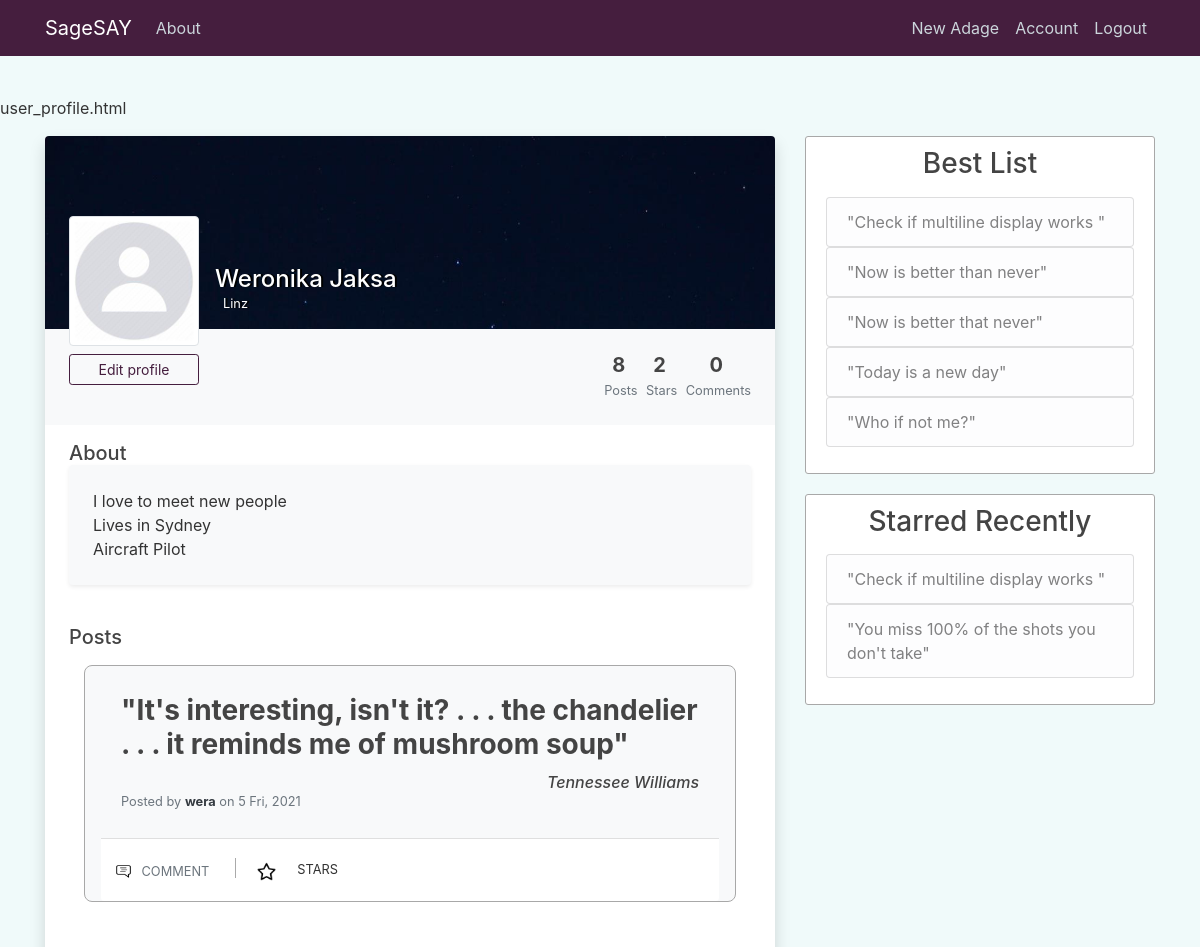
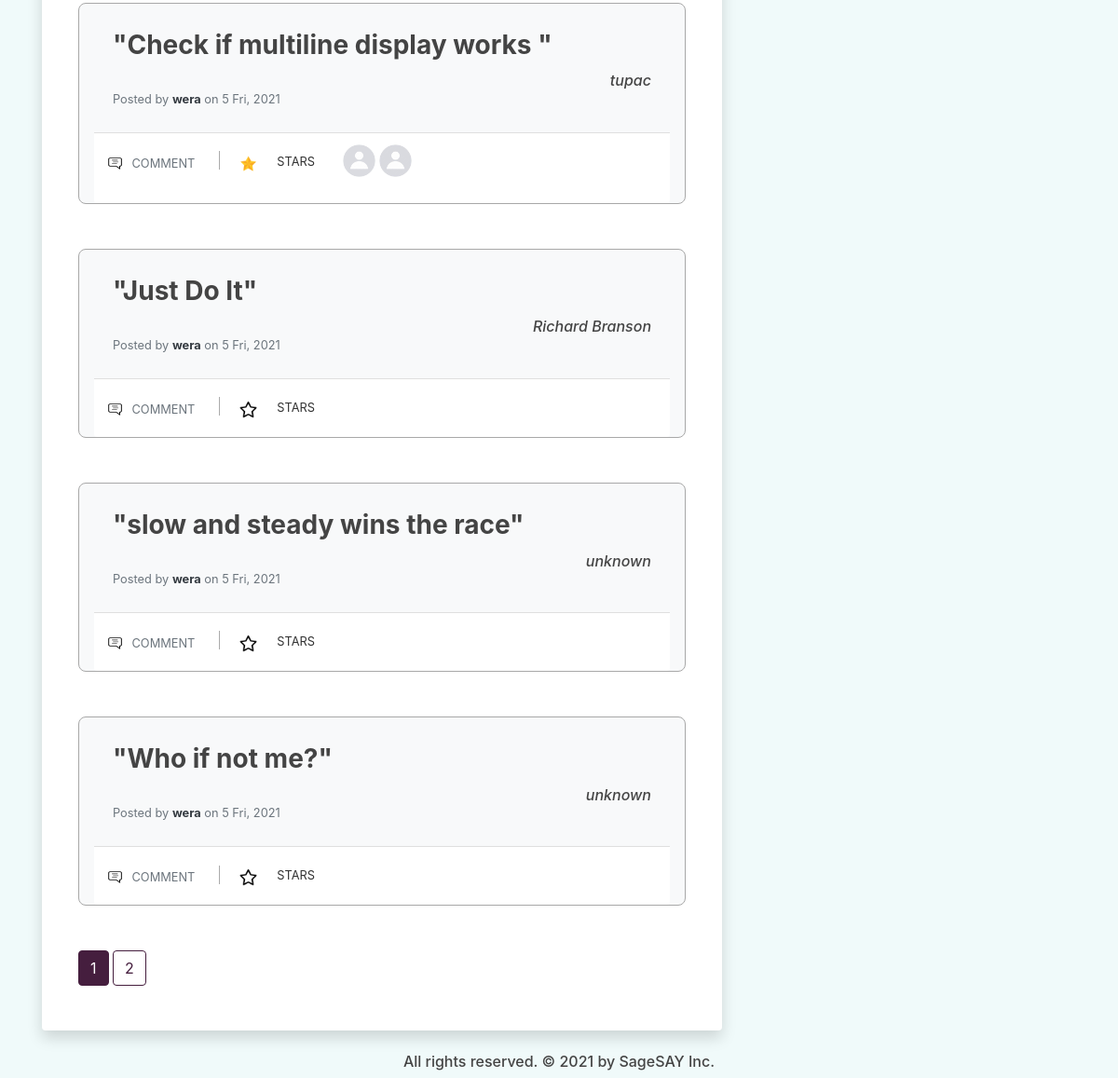
/user/wera (signed in), run on the app's committed database (2 pictures, top to bottom).
### quotes_app/models.py (models this page shows, shortened)
class User(db.Model, UserMixin):
    id = db.Column(db.Integer, primary_key=True)
    username = db.Column(db.String(20), unique=True, nullable=False)
    email = db.Column(db.String(120), unique=True, nullable=False)
    image_file = db.Column(db.String(20), nullable=False, default='default.jpg')
    password = db.Column(db.String(60), nullable=False)
    posts = db.relationship('Post', backref='posted_by', lazy=True)
    comments = db.relationship('Comment', backref='comment_author', lazy=True)
    likes = db.relationship('Like', backref='like_author', lazy=True)
    more_info = db.relationship('MoreInfoUser', backref='info_author', lazy=True)

class MoreInfoUser(db.Model):
    id = db.Column(db.Integer, primary_key=True)
    last_update = db.Column(db.DateTime, nullable=False, default=dt.utcnow)
    background_pic = db.Column(db.String(20), nullable=False, default='profile_bg.jpg')
    full_name = db.Column(db.String(120), nullable=False, default='Adam Smith')
    city = db.Column(db.String(90), nullable=False, default='Sydney')
    about = db.Column(db.Text, nullable=False, default='I love to meet new people<br>Lives in Sydney<br>Aircraft Pilot')
    user_id = db.Column(db.Integer, db.ForeignKey('user.id'), nullable=False)

class Post(db.Model):
    id = db.Column(db.Integer, primary_key=True)
    author = db.Column(db.String(100), nullable=False, default='Anonymous')
    content = db.Column(db.Text, nullable=False)
    date_posted = db.Column(db.DateTime, nullable=False, default=dt.utcnow)
    user_id = db.Column(db.Integer, db.ForeignKey('user.id'), nullable=False)
    comments = db.relationship('Comment', backref='comment_post', lazy=True)
    likes = db.relationship('Like', backref='like_post', lazy=True)

### quotes_app/users/routes.py (the view)
@users.route("/user/<string:username>", methods=['GET', 'POST'])
@login_required
def user_profile(username):
    page = request.args.get('page', 1, type=int)
    post_id = request.args.get('star', type=int)
    user = User.query.filter_by(username=username).first_or_404()
    about_user = MoreInfoUser.query.filter_by(info_author=user).first()
    if post_id:
        update_like_table(current_user, post_id)
    posts, num_posts, num_likes, num_comments = get_posts_num_plc(user)
    posts = posts.paginate(page=page, per_page=5)
    posts_data = prepare_posts_display(posts)
    best_posts = get_best_posts_user(user, 5)
    recent_stars = get_recent_stars_user(user, 5)
    background_image = url_for('static',
        filename='background_pics/' + about_user.background_pic)
    return render_template('user_profile.html', title=username, posts=posts,
        posts_data=posts_data, user=user, about_user=about_user,
        background_image=background_image, num_posts=num_posts,
        num_likes=num_likes, num_comments=num_comments, best_posts=best_posts,
        recent_stars=recent_stars)

### quotes_app/main/utils.py (called while the page is built)
def prepare_posts_display(posts):
    posts_data = []
    for post in posts.items:
        post_info = []
        likes = Like.query.filter_by(like_post=post).limit(8).all()
        for like in likes:
            post_info.append(User.query.get(like.user_id))
        post_info.append(post)
        starred = None
        if current_user.is_authenticated:
            starred = Like.query.filter_by(like_post=post, like_author=current_user).first()
        if starred:
            post_info.append(True)
        else:
            post_info.append(False)
        posts_data.append(post_info)
    return posts_data

### quotes_app/models.py (called while the page is built)
@login_manager.user_loader
def user_loader(user_id):
    return User.query.get(int(user_id))

### quotes_app/users/utils.py (called while the page is built)
def get_best_posts_user(user, size):
    posts = Like.query.with_entities(Like.post_id, func.count(Like.user_id))\
        .group_by(Like.post_id).order_by(func.count(Like.user_id).desc()).all()
    prep_posts = []
    for item in posts:
        post = Post.query.get(item[0])
        if post.posted_by == user:
            prep_posts.append(post)
        if len(prep_posts) == size:
            return prep_posts
    prep_posts = prep_posts + Post.query.filter(Post.user_id == user.id, Post.id.\
            notin_([item.id for item in prep_posts])).order_by(Post.date_posted).\
            limit(size-len(prep_posts)).all()
    return prep_posts

def get_recent_stars_user(user, size):
    likes = Like.query.filter_by(like_author=user).order_by(Like.date_like.desc()).limit(size).all()
    posts = []
    for like in likes:
        posts.append(Post.query.get(like.post_id))
    return posts

def get_posts_num_plc(user):
    posts = Post.query.filter_by(posted_by=user)\
    .order_by(Post.date_posted.desc())
    num_posts = posts.all()
    num_posts = len(num_posts)
    num_likes = len(Like.query.filter_by(like_author=user).all())
    num_comments = len(Comment.query.filter_by(comment_author=user).all())
    return posts, num_posts, num_likes, num_comments

### quotes_app/templates/user_profile.html (shortened to what this page needs)
{% extends "layout.html" %}
{% block content %}
<div class="col-md-8">
    <div class="mx-auto">
        <div class="bg-white shadow rounded overflow-hidden">
            <div class="px-4 pt-0 pb-4 cover" style="background-image: url('{{ background_image }}')">
                <div class="media align-items-end profile-head">
                    <div class="profile mr-3">
                        <img src="{{ url_for('static', filename='profile_pics/' + user.image_file) }}" alt="..." width="130" class="rounded mb-2 img-thumbnail img-profile">
                        {% if current_user == user %}
                            <a href="{{ url_for('users.update_profile', username=user.username) }}" class="btn btn-outline-violet btn-sm btn-block">Edit profile</a>
                        {% endif %}
                        </div>
                    <div class="media-body mb-5">
                        <h4 class="mt-0 mb-0 text-white name-city-shadow">{{ about_user.full_name }}</h4>
                        <p class="small mb-4 text-white name-city-shadow"> {{ about_user.city }}</p>
                    </div>
                </div>
            </div>
            <div class="bg-light p-4 d-flex justify-content-end text-center">
                <ul class="list-inline mb-0">
                    <li class="list-inline-item">
                        <h5 class="font-weight-bold mb-0 d-block">{{ num_posts }}</h5><small class="text-muted"> Posts</small>
                    </li>
                    <li class="list-inline-item">
                        <h5 class="font-weight-bold mb-0 d-block">{{ num_likes }}</h5><small class="text-muted"> Stars</small>
                    </li>
                    <li class="list-inline-item">
                        <h5 class="font-weight-bold mb-0 d-block">{{ num_comments }}</h5><small class="text-muted"> Comments</small>
                    </li>
                </ul>
            </div>
            <div class="px-4 py-3">
                <h5 class="mb-0">About</h5>
                <div class="p-4 rounded shadow-sm bg-light">
                    {{ about_user.about|safe }}
                </div>
            </div>
            <div class="py-4 px-4">
                <div class="d-flex align-items-center justify-content-between mb-3">
                    <h5 class="mb-0">Posts</h5>
                </div>
                <div class="container">
                    {% for post in posts_data %}
                        <div class="card bg-light mb-5 border-5 pt-2 active pb-0 px-3">
                            <div class="card-body ">
                                <div class="row">
                                    <div class="col-12 link-post-content">
                                        <a href="#"><h3 class="card-title "><b>"{{ post[-2].content }}"</b></h3></a>
                                    </div>
                                    <div class="col-12 d-flex justify-content-end text-center">
                                        <h6><i>{{ post[-2].author }}</i></h6>
                                    </div>
                                    <div class="col">
                                        <h6 class="card-subtitle mb-2 text-muted">
                                            <p class="card-text text-muted small"> Posted by <a href="{{ url_for('users.user_profile', username=post[-2].posted_by.username) }}" class="font-weight-bold text-dark"> {{ post[-2].posted_by.username }}</a> on {{ post[-2].date_posted.strftime('%-d %a, %Y') }}</p>
                                        </h6>
                                    </div>
                                </div>
                            </div>
                            <div class="card-footer bg-white px-0 ">
                                <div class="row">
                                    <div class="col-md-auto ">
                                        <a href="#" class="btn btn-outlined btn-black text-muted bg-transparent" data-wow-delay="0.7s">
                                            <img src="{{ url_for('static', filename='comment.png') }}" class="mr-1 " width="19" height="19">
                                            <small>COMMENT</small>
                                        </a>
                                        <a href="{{ url_for('users.user_profile', username=user.username, page=posts.page, star=post[-2].id) }}" class="btn btn-outlined btn-black text-muted bg-transparent" data-wow-delay="0.7s">
                                            {% if post[-1] == True %}
                                                <img src="{{ url_for('static', filename='christmas-star.png') }}" class="mr-1" width="19" height="19">
                                            {% else %}
                                                <img src="{{ url_for('static', filename='star.png') }}" class="mr-1" width="19" height="19">
                                            {% endif %}
                                        </a>
                                        <small>STARS</small>
                                    </div>
                                    <div class="col-md-auto ">
                                        <ul class="list-inline">
                                            {% for user in post[:-2] %}
                                            <li class="list-inline-item">
                                                <a href="{{ url_for('users.user_profile', username=user.username) }}">
                                                    <img src="{{ url_for('static', filename='profile_pics/' + user.image_file) }}" alt="DP" class=" rounded-circle" width="35" height="35">
                                                </a>
                                            </li>
                                            {% endfor %}
                                        </ul>
                                    </div>
                                </div>
                            </div>
                        </div>
                    {% endfor %}
                    {% for page_num in posts.iter_pages(left_edge=1, right_edge=1, left_current=1, right_current=2) %}
                    {% if page_num %}
                        {% if posts.page == page_num %}
                        <a class="btn btn-violet mb-4" href="{{ url_for('users.user_profile', username=user.username, page=page_num) }}">{{ page_num }}</a>
                        {% else %}
                            <a class="btn btn-outline-violet mb-4" href="{{ url_for('users.user_profile', username=user.username, page=page_num) }}">{{ page_num }}</a>
                        {% endif %}
                    {% else %}
                        ...
                    {% endif %}
                    {% endfor %}
                </div>
            </div>
        </div>
    </div>
</div>
<div class="col-md-4">
    <div class="content-section">
        <div class="mb-3 text-center">
            <h3>Best List</h3>
        </div>
        <ul class="list-group">
            {% if not best_posts %}
                {% if current_user == user %}
                    <a href="{{ url_for('posts.new_post') }}"><li class="list-group-item list-group-item-light">No Adages. Add one.</li></a>
                {% else %}
                    <li class="list-group-item list-group-item-light">No Adages to show.</li>
                {% endif %}
                    {% else %}
                {% for post in best_posts %}
                    <a href="#"><li class="list-group-item list-group-item-light">"{{ post.content }}"</li></a>
                {% endfor %}
            {% endif %}
        </ul>
    </div>
    <div class="content-section">
        <div class="mb-3 text-center">
            <h3>Starred Recently</h3>
        </div>
        <ul class="list-group">
            {% if not recent_stars %}
                {% if current_user == user %}
                    <a href="{{ url_for('main.home') }}"><li class="list-group-item list-group-item-light">No Adages. Give one a star.</li></a>
                {% else %}
                    <li class="list-group-item list-group-item-light">No Adages to show.</li>
                {% endif %}
            {% else %}
                {% for post in recent_stars %}
                <a href="#"><li class="list-group-item list-group-item-light">"{{ post.content }}"</li></a>
                {% endfor %}
            {% endif %}
        </ul>
    </div>
</div>
{% endblock content %}

### quotes_app/templates/layout.html (shortened to what this page needs)
<!doctype html>
<html lang="en">
  <head>
    <link rel="stylesheet" href="https://stackpath.bootstrapcdn.com/bootstrap/4.3.1/css/bootstrap.min.css">
    <link rel="stylesheet" type="text/css" href="{{ url_for('static', filename='main.css') }}">
  </head>
  <body>
    <header class="site-header">
        <nav class="navbar navbar-expand-md navbar-dark bg-violet fixed-top">
            <div class="container">
                <a class="navbar-brand" href="{{ url_for('main.home') }}">SageSAY</a>
                <div class="collapse navbar-collapse" id="navbarNav">
                    <div class="navbar-nav mr-auto">
                        <a class="nav-item nav-link" href="#">About</a>
                    </div>
                    <div class="navbar-nav">
                        {% if current_user.is_authenticated %}
                            <a class="nav-item nav-link" href="{{ url_for('posts.new_post') }}">New Adage</a>
                            <a class="nav-item nav-link" href="{{ url_for('users.user_profile', username=current_user.username) }}">Account</a>
                            <a class="nav-item nav-link" href="{{ url_for('users.logout') }}">Logout</a>
                        {% else %}
                            <a class="nav-item nav-link" href="{{ url_for('users.login') }}">Login</a>
                            <a class="nav-item nav-link" href="{{ url_for('users.register') }}">Register</a>
                        {% endif %}
                    </div>
                </div>
            </div>
        </nav>
    </header>
    <p>{{ self._TemplateReference__context.name }}</p>
    <main role="main" class="container mt-80">
        <div class="row justify-content-center">
            {% block content %}{% endblock content %}
        </div>
    </main>
    <div class="footer pt-4">
        <h6 class="mx-auto">All rights reserved. &#169; 2021 by SageSAY Inc.</h6>
    </div>
  </body>
</html>

### quotes_app/static/main.css (style rules this page uses)
body { background: #f0fafa; color: #333333; margin-top: 6rem; }
h1, h2, h3, h4, h5, h6 { color: #444444; }
.name-city-shadow { text-shadow: 2px 0 0 black; }
.bg-violet { background-color: #451e3e; }
.btn-outline-violet { color: #451e3e; border-color: #451e3e; }
.btn-violet { color: white; border-color: #451e3e; background-color: #451e3e; }
.list-group a { text-decoration: none; }
.link-post-content a { color: #444444; text-decoration: none; }
.site-header .navbar-nav .nav-link { color: #cbd5db; }
.content-section { background: #ffffff; padding: 10px 20px; border: 1px solid #A8A8A8; border-radius: 3px; margin-bottom: 20px; }
.footer { width: 100%; text-align: center; }
.card { background: #451e3e; padding: 10px 20px; border: 1px solid #A8A8A8; border-radius: 8px; margin-bottom: 20px; }
.profile-head { transform: translateY(5rem) }
.cover { background-size: cover; background-repeat: no-repeat; }
.img-profile { cursor: pointer; overflow: visible }
.list-inline-item:not(:last-child) { margin-right: 0px; }

### data on the page
User: image_file (picture)
MoreInfoUser: full_name "Weronika Jaksa", city "Linz", about "I love to meet new people Lives in Sydney Aircraft Pilot"
Post: content "It's interesting, isn't it? . . . the chandelier . . . it reminds me of mushroom soup", author "Tennessee Williams", username "wera", date_posted "5 Fri, 2021"
User: content "Check if multiline display works", author "tupac", username "wera", date_posted "5 Fri, 2021", image_file (placeholder picture)
Post: content "Just Do It", author "Richard Branson", username "wera", date_posted "5 Fri, 2021"
Post: content "slow and steady wins the race", author "unknown", username "wera", date_posted "5 Fri, 2021"
Post: content "Who if not me?", author "unknown", username "wera", date_posted "5 Fri, 2021"
Post: content "Check if multiline display works"
Post: content "Now is better than never"
Post: content "Now is better that never"
Post: content "Today is a new day"
Post: content "You miss 100% of the shots you don't take"

### other printed values
{{ self._TemplateReference__context.name }} "user_profile.html"
{{ num_posts }} "8"
{{ num_likes }} "2"
{{ num_comments }} "0"
{{ page_num }} "1"
{{ page_num }} "2"
